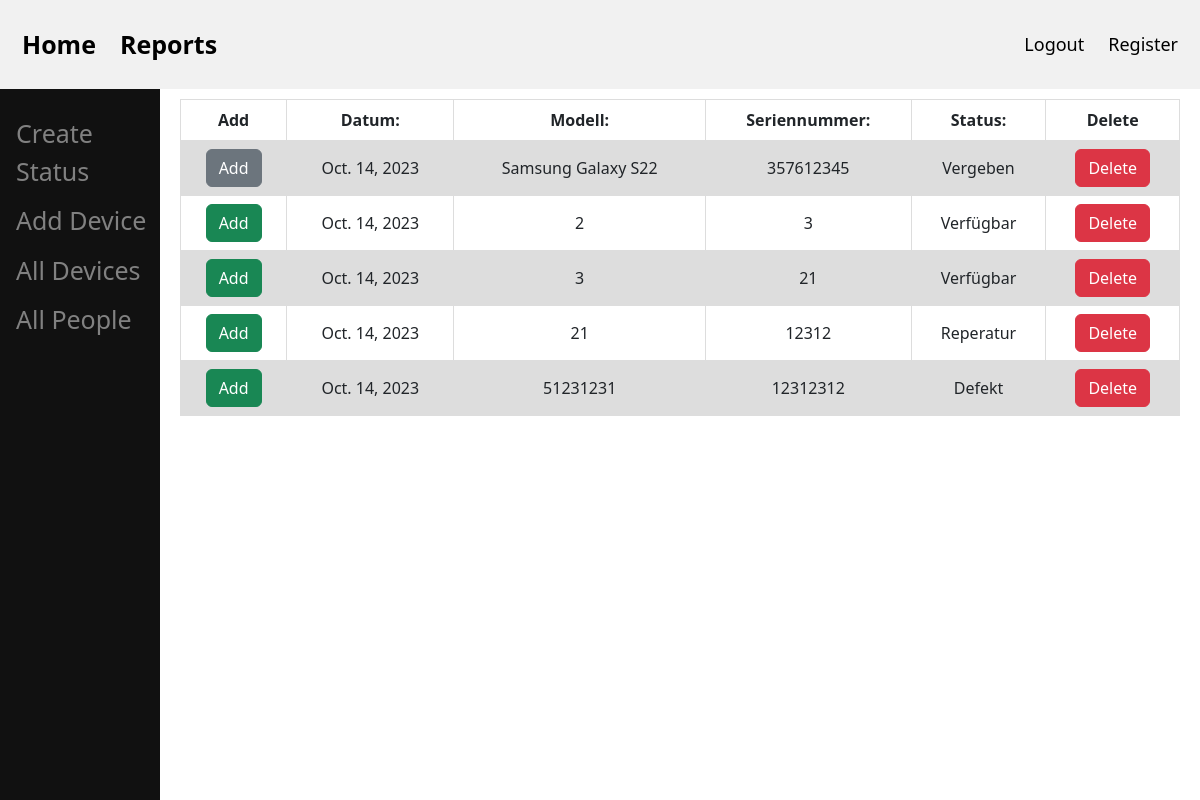
Before: /inventory/all_devices (signed in) with the older database file.
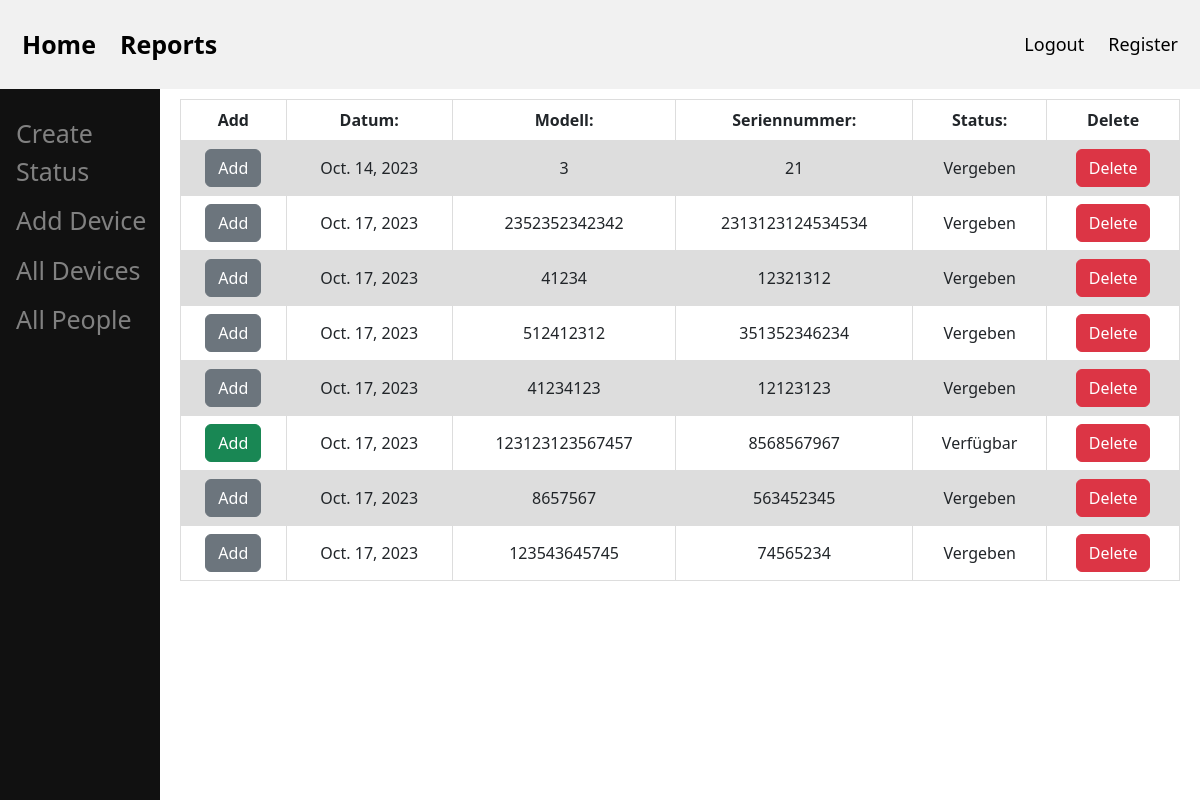
After: the same page with the newer database file.
### inventory/models.py (models this page shows)
class Device(models.Model):
    model = models.CharField(max_length=50)
    serialnumber = models.CharField(max_length=50)
    date = models.DateField(auto_now_add=True)
    status = models.ForeignKey(Status, on_delete=models.CASCADE)
    def __str__(self):
        return str(self.date) + " | " + str(self.model) + " | " + str(self.status)

class Status(models.Model):
    statusname = models.CharField(max_length=50)
    def __str__(self):
        return self.statusname

### inventory/views.py (the view)
# urls.py: path('inventory/all_devices', views.all_devices, name='all_devices'),
def all_devices(request):
    if request.user.is_authenticated:
        all_devices = Device.objects.all()
        print(all_devices)
        return render(request, 'all_devices.html', {
            'all_devices': all_devices,
        })
    else:
        return redirect('login')

### inventory/templates/all_devices.html (shortened to what this page needs)
{% extends 'inventory-base.html' %}
{% block content %}
    <div class="reports">
        <table>
            <tr>
                <th>Add</th>
                <th>Datum:</th>
                <th>Modell:</th>
                <th class="description">Seriennummer:</th>
                <th>Status:</th>
                <th>Delete</th>
            </tr>
            {% for x in all_devices %}
            <tr>
                <td>
                    {% if x.status.statusname == "Vergeben"  %}
                            <a href="{% url 'remove_device' x.id %}" type="button" class="btn btn-secondary">Add</a>
                        {% else %}
                            <a href="{% url 'give_device' x.id %}" type="button" class="btn btn-success">Add</a>
                        {% endif %}
                    </td>
                <td>{{ x.date }}</td>
                <td>{{ x.model }}</td>
                <td class="text">{{ x.serialnumber }}</td>
                <td>{{ x.status.statusname }}</td>
                <td><a href="{% url 'delete_device' x.id %}"type="button" class="btn btn-danger">Delete</a></td>
            </tr>
            {% endfor %}
        </table>
    </div>
{% endblock %}

### inventory/templates/inventory-base.html (shortened to what this page needs)
<!DOCTYPE html>
<html lang="en">
<head>
    <link href="https://cdn.jsdelivr.net/npm/bootstrap@5.3.2/dist/css/bootstrap.min.css" rel="stylesheet">
</head>
<body>
        <div class="head">
            <a href="{% url 'inventory-home' %}" class="logo">Home</a>
            <a href="{% url 'home' %}" class="logo">Reports</a>
            <div class="head-right">
                {% if user.is_authenticated %}
                    <a href="{% url 'logout' %}">Logout</a>
                {% else %}
                <a href="{% url 'login' %}">Login</a>
                {% endif %}
                <a href="{% url 'register' %}">Register</a>
            </div>
        </div>
        <div class="sidebar">
            <a href="{% url 'create_status' %}">Create Status</a>
            <a href="{% url 'add_device' %}">Add Device</a>
            <a href="{% url 'all_devices' %}">All Devices</a>
            <a href="#">All People</a>
          </div>
    <div class="main">
    {% block content %}
    {% endblock %}
    </div>
</body>
</html>

### inventory/templates/inventory-base.html (style rules this page uses)
body { margin: 0; }
.main { margin-left: 160px; padding: 0px 10px; margin-top: 89px; }
.head { overflow: hidden; background-color: #f1f1f1; padding: 20px 10px; position: fixed; width: 100%; top: 0; z-index: 2; }
.head a.logo { font-size: 25px; font-weight: bold; }
.head-right { float: right; }
.head a { float: left; color: black; text-align: center; padding: 12px; text-decoration: none; font-size: 18px; line-height: 25px; border-radius: 4px; }
.sidebar { height: 100%; width: 160px; position: fixed; z-index: 1; left: 0; background-color: #111; overflow-x: hidden; padding-top: 20px; }
.sidebar a { padding: 6px 8px 6px 16px; text-decoration: none; font-size: 25px; color: #818181; display: block; }
.reports { text-align: center; list-style-type: none; border-collapse: collapse; width: 100%; height: 100%; overflow: scroll; padding: 10px; }
.reports td, th { border: 1px solid #dddddd; padding: 8px; }
.reports table { min-width: 100%; }
tr:nth-child(even) { background-color: #dddddd; }

Changed rows visible on the page:
removed Device: shows "Add", date "Oct. 14, 2023", model "Samsung Galaxy S22", serialnumber "357612345", status.statusname "Vergeben"
removed Device: shows "Add", date "Oct. 14, 2023", model "2", serialnumber "3", status.statusname "Verfügbar"
removed Device: shows "Add", date "Oct. 14, 2023", model "21", serialnumber "12312", status.statusname "Reperatur"
removed Device: shows "Add", date "Oct. 14, 2023", model "51231231", serialnumber "12312312", status.statusname "Defekt"
changed Device "Oct. 14, 2023": status_id 1 → 4 (drawn); status.statusname "Verfügbar" → "Vergeben"
added Device: shows "Add", date "Oct. 17, 2023", model "2352352342342", serialnumber "2313123124534534", status.statusname "Vergeben"
added Device: shows "Add", date "Oct. 17, 2023", model "41234", serialnumber "12321312", status.statusname "Vergeben"
added Device: shows "Add", date "Oct. 17, 2023", model "512412312", serialnumber "351352346234", status.statusname "Vergeben"
added Device: shows "Add", date "Oct. 17, 2023", model "41234123", serialnumber "12123123", status.statusname "Vergeben"
added Device: shows "Add", date "Oct. 17, 2023", model "123123123567457", serialnumber "8568567967", status.statusname "Verfügbar"
added Device: shows "Add", date "Oct. 17, 2023", model "8657567", serialnumber "563452345", status.statusname "Vergeben"
added Device: shows "Add", date "Oct. 17, 2023", model "123543645745", serialnumber "74565234", status.statusname "Vergeben"
